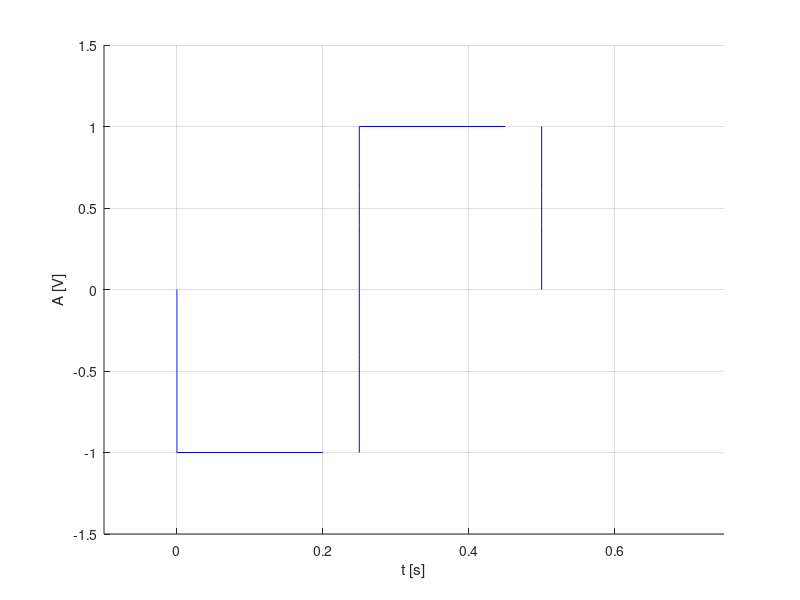

This chart was generated by the following MATLAB code:
%Se va genera un semnal cu rezolutie temporara de 2ms, 20ms
%200ms pentru un semnal continuu de tipul:
%3. Semnal dreptunghiular multinivel, aleator
% Durata fiec?rui nivel: 0,25 s.
% Nivelurile
%a) {-1, 1}
%b) {-3,-1,1,3}
%c) {-5,-3,-1,1,3,5}
%d) {-7,-5,-3,-1,1,3,5,7}

hold on
xlabel('t [s]'),ylabel('A [V]')
%a) nivelurile {-1, 1}
%Rezolutia temporara de 2ms



%y variaza de la 0 la -1
y=0:-0.002:-1;
x=y*0;
plot(x,y,'b')
%nivel -1
x = 0: 0.2: 1/4;
y = -1+0*x;
plot(x, y, 'b'),grid

%x=1/4;y variaza de la -1 la 1
y=-1:0.2:1;
x=y*0+1/4;
plot(x,y,'b')

%nivel 1
x = 1/4:0.2:1/2;
y=1+0*x;
plot(x,y,'b')

%x=1/2; y variaza de la 1 la -1
y=1:-0.2:0;
x=y*0+1/2;
plot(x,y,'b')

axis([-0.1 3/4 -1.5 1.5])


%


